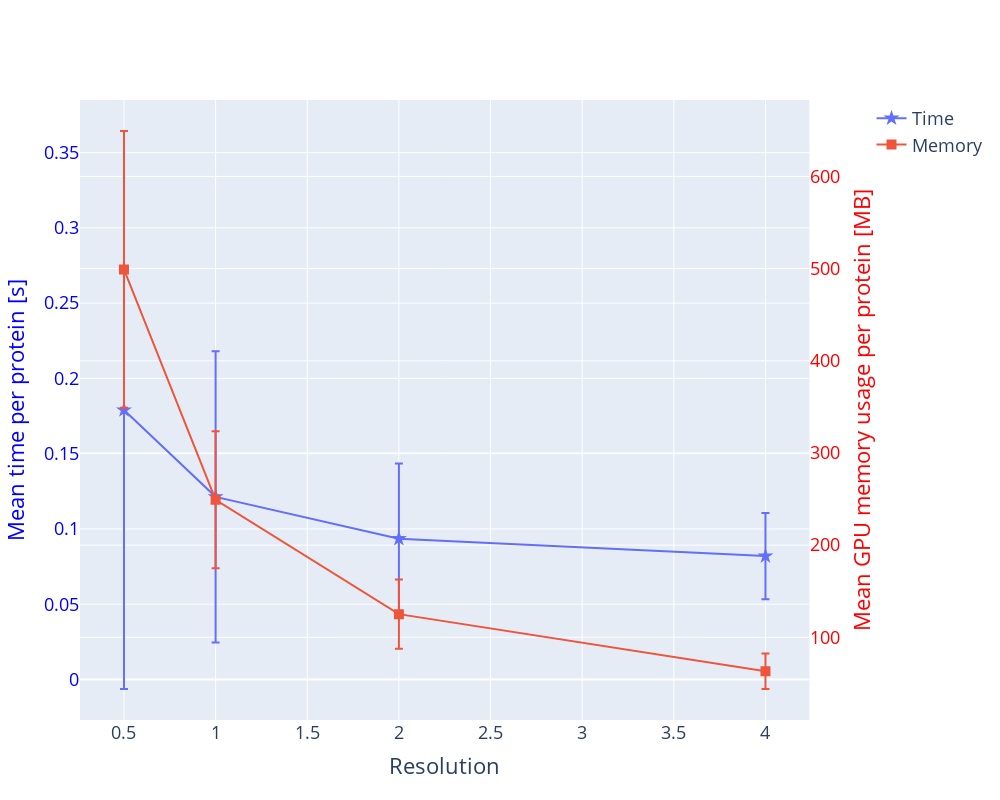
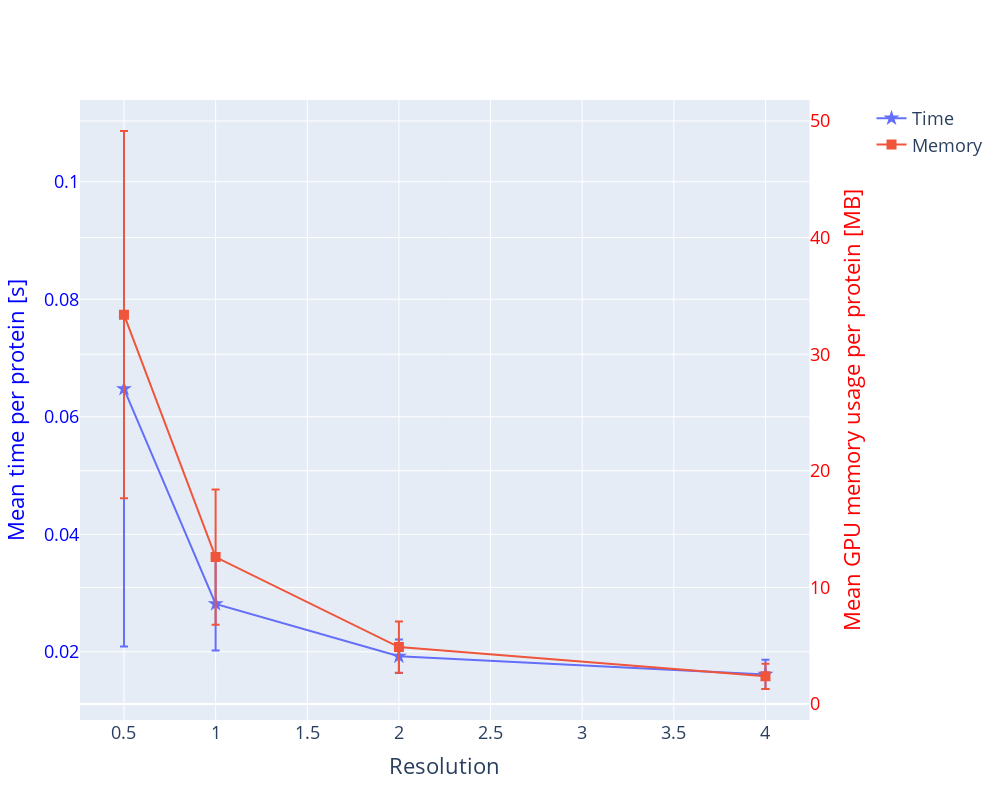
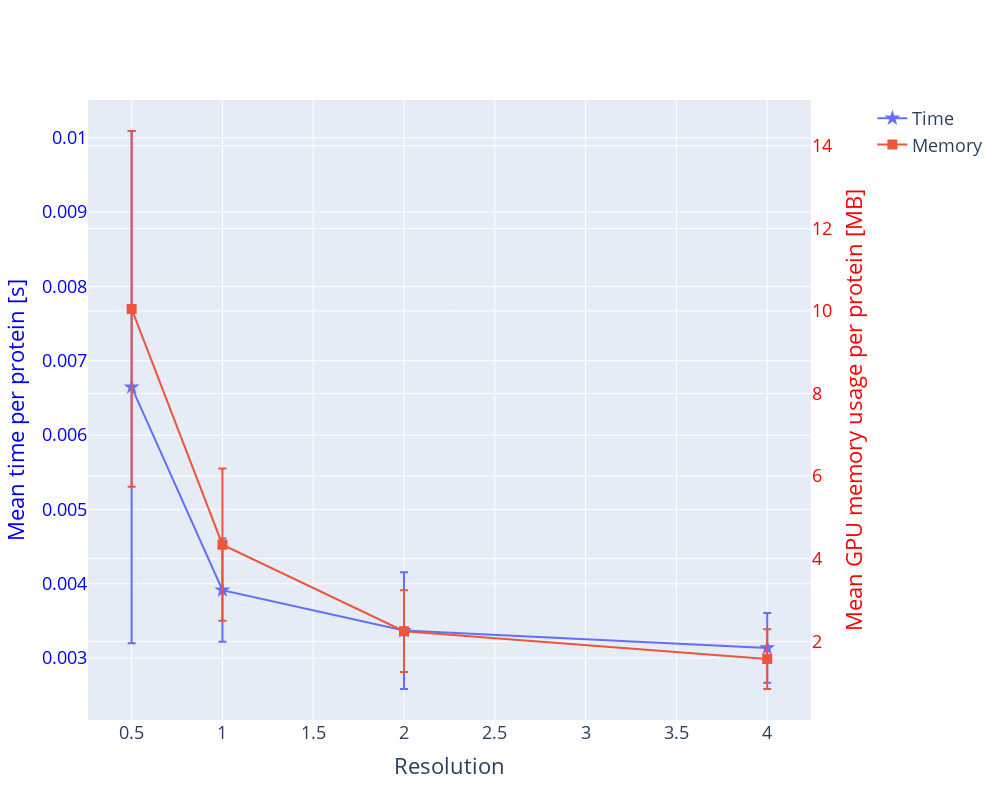

The notebook cell these images were saved under, in order:
### Code cell
keys = ['surface', 'features', 'coordinates']
for key in keys:
    batch_size = 1
    resolutions = [0.5,1.0,2.0,4.0]
    sup_samplings = [40,20,10,5]
    N = len(resolutions)

    time_means = []
    time_std = []
    memory_means = []
    memory_std = []
    for i in range(N):
        times = np.load(f'../timings/step_profiling_{key}_times_batch_{batch_size}_res_{resolutions[i]}_B_{sup_samplings[i]}.npy')
        memory = np.load(f'../timings/step_profiling_{key}_memory_batch_{batch_size}_res_{resolutions[i]}_B_{sup_samplings[i]}.npy')
        memory = memory*1e-6
        time_means.append(times.mean())
        memory_means.append(memory.mean())
        time_std.append(times.std())
        memory_std.append(memory.std())


    fig = make_subplots(specs=[[{"secondary_y": True}]])
    fig.add_trace(
        go.Scatter(x=resolutions, y=time_means, name="Time", marker_size=12, marker_symbol='star', error_y=dict(type='data',array=time_std,visible=True)),
        secondary_y=False,
    )

    fig.add_trace(
        go.Scatter(x=resolutions, y=memory_means, name="Memory", marker_symbol='square', marker_size=10,error_y=dict(type='data',array=memory_std,visible=True)),
        secondary_y=True,
    )



    fig.update_xaxes(title_text="Resolution")
    fig.update_yaxes(title_text="Mean time per protein [s]", secondary_y=False,color='blue')
    fig.update_yaxes(title_text="Mean GPU memory usage per protein [MB]", secondary_y=True,color='red')



    #fig.update_yaxes(secondary_y=False,tickvals = [0.04,0.06,0.08,0.1,0.2,0.4,0.6,0.8,1,2,4,6,8,10])
    #fig.update_yaxes(secondary_y=False,range=[-1.5,1])



    fig.update_layout(
        autosize=False,
        width=1000,
        height=800,
        font=dict(
            size=18,
        ))



    fig.show()
    fig.write_image(f'../figures/resolution_profiling_{key}.pdf')

### Figure 1 — Plotly figure (JSON) as saved in the notebook; plotly's stock layout.template omitted (floating-point values rounded to 4 significant figures)
{"data": [{"error_y": {"array": [0.1853, 0.0968, 0.04991, 0.02868], "type": "data", "visible": true}, "marker": {"size": 12, "symbol": "star"}, "name": "Time", "type": "scatter", "x": [0.5, 1, 2, 4], "xaxis": "x", "y": [0.179, 0.1213, 0.09353, 0.08197], "yaxis": "y"}, {"error_y": {"array": [150.1, 74.3, 37.56, 19.19], "type": "data", "visible": true}, "marker": {"size": 10, "symbol": "square"}, "name": "Memory", "type": "scatter", "x": [0.5, 1, 2, 4], "xaxis": "x", "y": [499.1, 249.1, 125.1, 63.12], "yaxis": "y2"}], "layout": {"autosize": false, "font": {"size": 18}, "height": 800, "width": 1000, "xaxis": {"anchor": "y", "domain": [0, 0.94], "title": {"text": "Resolution"}}, "yaxis": {"anchor": "x", "color": "blue", "domain": [0, 1], "title": {"text": "Mean time per protein [s]"}}, "yaxis2": {"anchor": "x", "color": "red", "overlaying": "y", "side": "right", "title": {"text": "Mean GPU memory usage per protein [MB]"}}}}

### Figure 2 — Plotly figure (JSON) as saved in the notebook; plotly's stock layout.template omitted (floating-point values rounded to 4 significant figures)
{"data": [{"error_y": {"array": [0.04388, 0.007938, 0.00285, 0.00248], "type": "data", "visible": true}, "marker": {"size": 12, "symbol": "star"}, "name": "Time", "type": "scatter", "x": [0.5, 1, 2, 4], "xaxis": "x", "y": [0.06476, 0.02816, 0.01923, 0.01614], "yaxis": "y"}, {"error_y": {"array": [15.75, 5.8, 2.2, 1.084], "type": "data", "visible": true}, "marker": {"size": 10, "symbol": "square"}, "name": "Memory", "type": "scatter", "x": [0.5, 1, 2, 4], "xaxis": "x", "y": [33.39, 12.6, 4.879, 2.37], "yaxis": "y2"}], "layout": {"autosize": false, "font": {"size": 18}, "height": 800, "width": 1000, "xaxis": {"anchor": "y", "domain": [0, 0.94], "title": {"text": "Resolution"}}, "yaxis": {"anchor": "x", "color": "blue", "domain": [0, 1], "title": {"text": "Mean time per protein [s]"}}, "yaxis2": {"anchor": "x", "color": "red", "overlaying": "y", "side": "right", "title": {"text": "Mean GPU memory usage per protein [MB]"}}}}

### Figure 3 — Plotly figure (JSON) as saved in the notebook; plotly's stock layout.template omitted (floating-point values rounded to 4 significant figures)
{"data": [{"error_y": {"array": [0.003446, 0.0006949, 0.0007857, 0.0004691], "type": "data", "visible": true}, "marker": {"size": 12, "symbol": "star"}, "name": "Time", "type": "scatter", "x": [0.5, 1, 2, 4], "xaxis": "x", "y": [0.006645, 0.003914, 0.00337, 0.003136], "yaxis": "y"}, {"error_y": {"array": [4.309, 1.845, 0.9906, 0.7237], "type": "data", "visible": true}, "marker": {"size": 10, "symbol": "square"}, "name": "Memory", "type": "scatter", "x": [0.5, 1, 2, 4], "xaxis": "x", "y": [10.05, 4.34, 2.244, 1.569], "yaxis": "y2"}], "layout": {"autosize": false, "font": {"size": 18}, "height": 800, "width": 1000, "xaxis": {"anchor": "y", "domain": [0, 0.94], "title": {"text": "Resolution"}}, "yaxis": {"anchor": "x", "color": "blue", "domain": [0, 1], "title": {"text": "Mean time per protein [s]"}}, "yaxis2": {"anchor": "x", "color": "red", "overlaying": "y", "side": "right", "title": {"text": "Mean GPU memory usage per protein [MB]"}}}}
